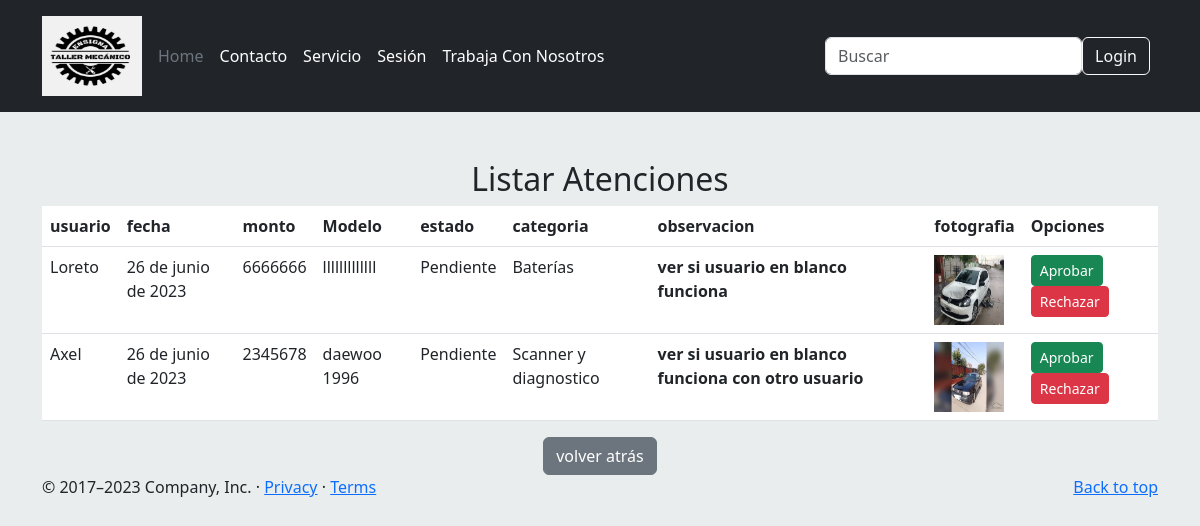
Page /lista_atencion/ on the committed database.
### appweb/models.py (models this page shows, shortened)
class Atencion(models.Model):
    id_atencion = models.AutoField(primary_key=True)
    fecha = models.DateField()
    monto = models.IntegerField()
    Modelo = models.CharField(max_length=100)
    categoria = models.ForeignKey(Categoria, on_delete=models.CASCADE)
    observacion = models.TextField()
    motivoRechazo = models.TextField(null=True,blank=True)
    Estado = models.CharField(max_length=50, default='Pendiente')
    usuario = models.ForeignKey(User, on_delete=models.CASCADE, blank=True, null=True)
    fotografia = models.ImageField(null=True, upload_to='categoria')

class Categoria(models.Model):
    nombre_categoria = models.CharField(max_length=50)
    def __str__(self):
        return self.nombre_categoria

### appweb/views.py (the view)
# urls.py: path('lista_atencion/',lista_atencion,name="lista_atencion"),
def lista_atencion(request):
    aten = Atencion.objects.filter(Estado='Pendiente')
    data = {
        "aten" : aten
    }
    print(data)
    return render(request, "lista_atencion.html",data)

### appweb/templates/lista_atencion.html (shortened to what this page needs)
{% extends 'base.html' %}
{% block contenido %}
<div class="container mt-5">
    <div class="text-center">
      <h2 class="mt-4">Listar Atenciones</h2>
    </div>
<table class="table">
    <thead>
      <tr>
        <th scope="col"> usuario </th>
        <th scope="col">fecha</th>
        <th scope="col">monto</th>
        <th scope="col">Modelo</th>
        <th scope="col"> estado </th>
        <th scope="col">categoria</th>
        <th scope="col"> observacion </th>
        <th scope="col"> fotografia </th>
        <th scope="col"> Opciones </th>
      </tr>
    </thead>
    <tbody>
        {% for p in aten %}
      <tr>
        <td>{{p.usuario}}</td>
        <td>{{p.fecha}}</td>
        <td>{{p.monto}}</td>
        <td>{{p.Modelo}}</td>
        <td>{{p.Estado}}</td>
        <td>{{p.categoria}}</td>
        <th >{{p.observacion}}</th>
        <td>
          {% if p.fotografia %}
                <img width="70" height="70"
                  src="{{p.fotografia.url}}"
                  class="img-responsive wp-post-image" alt="" decoding="async" loading="lazy">
                {% else %}
                  <img width="270" height="350"
                  src=""
                  class="img-responsive wp-post-image" alt="" decoding="async" loading="lazy">
                {% endif%}
        </td>
        <td>
          <a href="#" onclick="aprobarAtencion('{{p.id_atencion}}')"  class="btn btn-success btn-sm" >Aprobar </a>
          <a href="#" onclick="eliminarAtencion('{{p.id_atencion}}')" class="btn btn-danger btn-sm" >Rechazar </a>
        </td>
      </tr>
      {% endfor %}
    </tbody>
  </table>
  <center><input type="button" class="btn btn-secondary btn" onclick="history.back()" name="volver atrás"
    value="volver atrás"></center>
</div>
  {% endblock %}

### rows in the picture
Atencion: usuario "Loreto", fecha "26 de junio de 2023", monto "6666666", Modelo "lllllllllllll", Estado "Pendiente", categoria "Baterías", observacion "ver si usuario en blanco funciona", fotografia (picture)
Atencion: usuario "Axel", fecha "26 de junio de 2023", monto "2345678", Modelo "daewoo 1996", Estado "Pendiente", categoria "Scanner y diagnostico", observacion "ver si usuario en blanco funciona con otro usuario", fotografia (picture)
